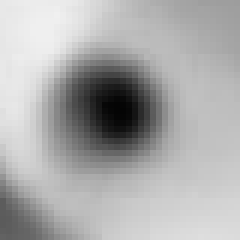
#> input picture a_test/AD-AL/13.png, 40 x 40 px (shown 6 times larger)
$ python gradient.py
#> lines starting #> are read from the running program, lines starting #| are printed output that depends on the picture; after the words box and inside, x2 and y2 are one past the last pixel; in counts of white or black regions, pixels touching at a corner belong together
import numpy as np
import cv2
import os
from skimage import io

import matplotlib.pyplot as plt
from PIL import Image
from PIL import ImageFilter


im_path = '13.png'
im = cv2.imread(im_path,cv2.IMREAD_GRAYSCALE)
#> im is the input picture: shape (40, 40); min 4, max 240, mean 172.1
mask = cv2.imread('mask.png',0)
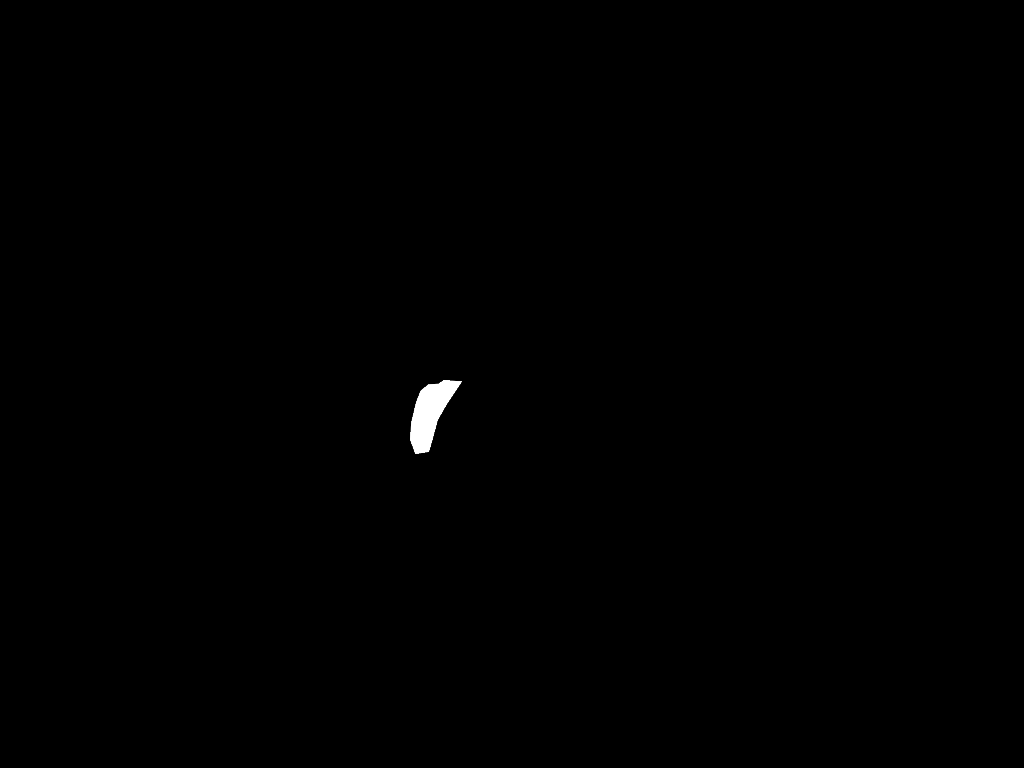
#> input picture a_test/AD-AL/mask.png, 1024 x 768 px
#> mask is the input picture: shape (768, 1024); min 0, max 255, mean 0.6
mask = cv2.resize(mask,(1024,768))
mask[mask<250]=0
#> mask: shape (768, 1024); 0.02% of pixels changed, all inside (x1, y1, x2, y2) = (410, 380, 463, 454)
mask[mask>= 250 ]=1
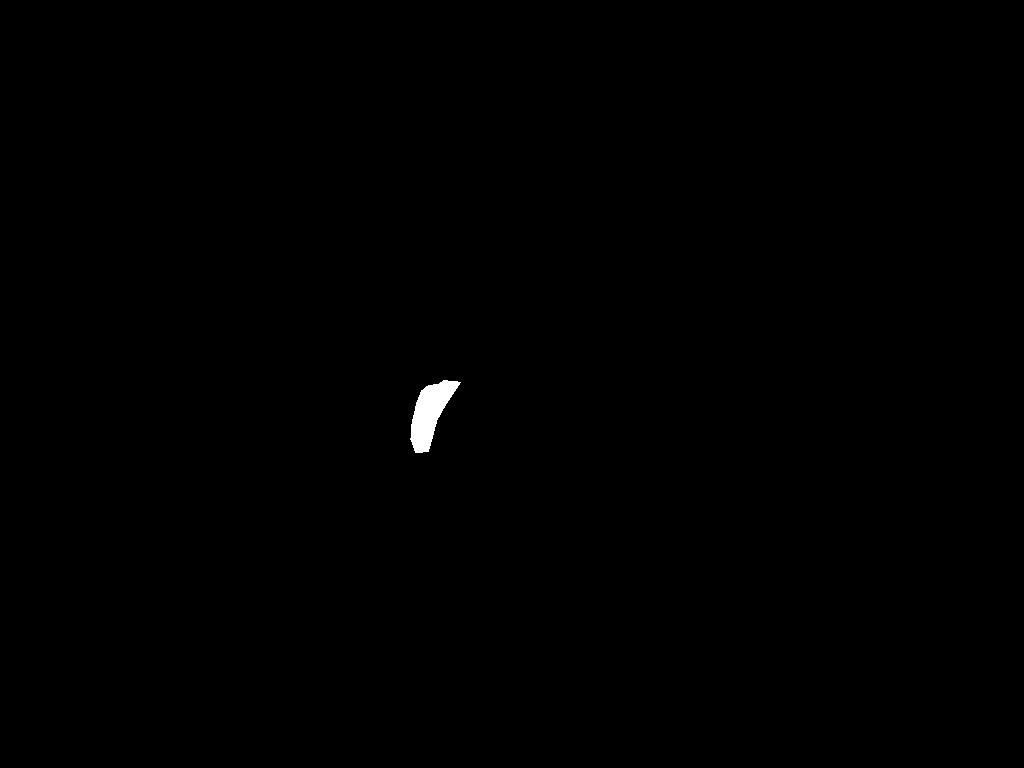
#> mask: shape (768, 1024); values 0 (black) and 1 (white), 0.24% white; 1 white region, box (x1, y1, x2, y2) and area: (410, 380, 461, 453) 1850
# im = im*mask
im = 255-im
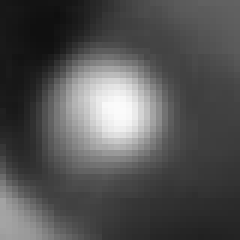
#> im: shape (40, 40) (shown 6 times larger); min 15, max 251, mean 82.9
w = 30
h = 30
# x = 500
# y = 500
im=cv2.resize(im,(h,h))
#> im: shape (30, 30)
# [16 lines of commented-out code are left out]
x, y = np.mgrid[0:h:30j, 0:w:30j]

dy, dx = np.gradient(im)
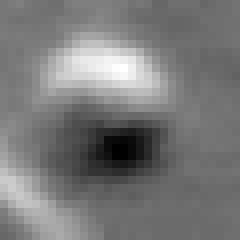
#> dy: shape (30, 30) float64 (shown 8 times larger); min -30.5, max 34.5, mean 0.6; drawn with min black and max white
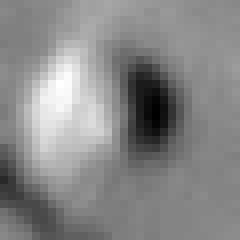
#> dx: shape (30, 30) float64 (shown 8 times larger); min -34.5, max 30, mean 0; drawn with min black and max white
print(dy.max(),dx.max())
#| 34.5 30.0

skip = (slice(None, None, 2), slice(None, None, 2))

fig, ax = plt.subplots()

ax.quiver(x[skip], y[skip], dx[skip].T, dy[skip].T)

ax.set(aspect=1, title='Quiver Plot')
plt.show()
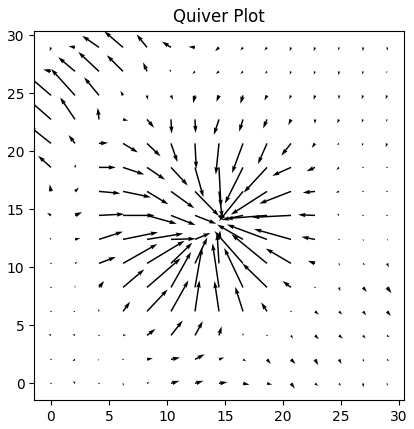
#> figure drawn by matplotlib, 1 panel
plt.savefig('g13.png')
